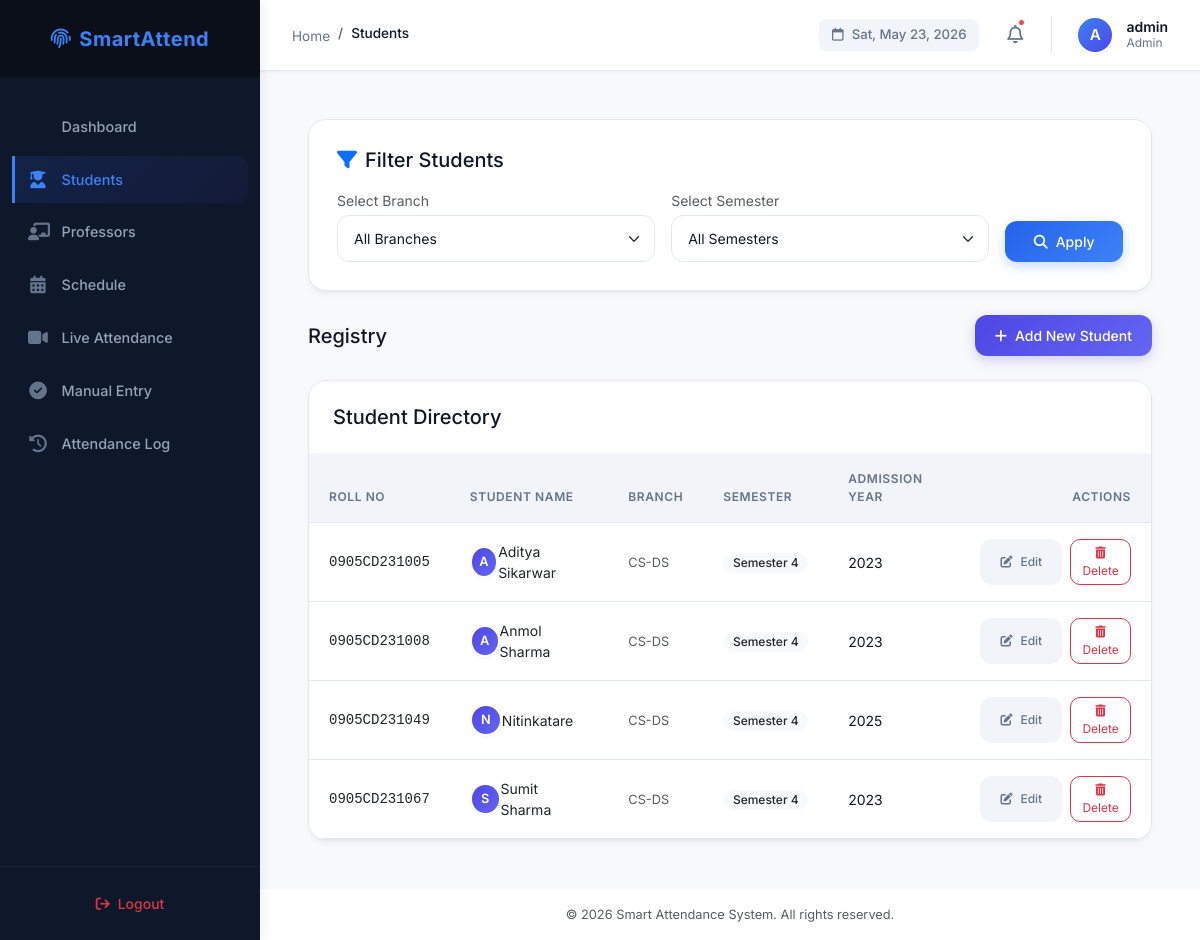
The page /students (signed in) on the database as committed earlier.
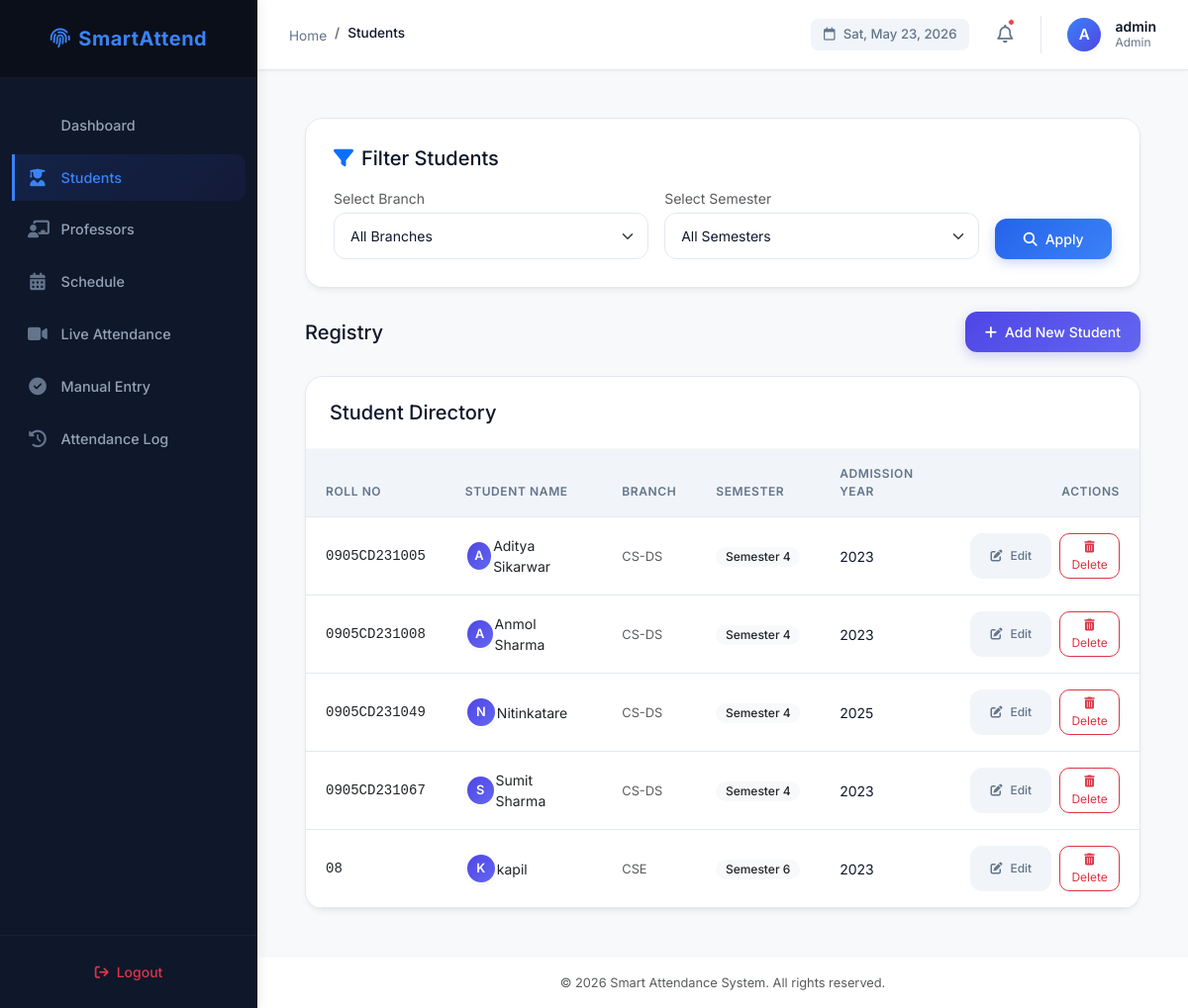
The same page on the database as committed later.
### tables this page shows
CREATE TABLE students (
        roll_no TEXT PRIMARY KEY,
        name TEXT NOT NULL,
        branch TEXT,
        semester INTEGER,
        admission_year INTEGER,
        subject TEXT,
        face_encoding BLOB
    , gender TEXT, age INTEGER);

### app/students/routes.py (the view)
@students_bp.route('/students')
@login_required
@role_required(roles=['admin'])
def view_students():
    conn = db_connect()
    filter_branch = request.args.get('branch')
    filter_semester = request.args.get('semester')
    students_query = "SELECT roll_no, name, branch, semester, admission_year FROM students WHERE 1=1"
    student_query_params = []
    if filter_branch and filter_branch != 'all':
        students_query += " AND branch = ?"
        student_query_params.append(filter_branch)
    if filter_semester and filter_semester != 'all':
        students_query += " AND semester = ?"
        student_query_params.append(filter_semester)
    students_query += " ORDER BY name"
    students_list = conn.execute(students_query, student_query_params).fetchall()
    available_branches = get_distinct_from_db('branch', 'students')
    available_semesters = get_distinct_from_db('semester', 'students')
    conn.close()
    return render_template('students/students.html',
                           students=students_list,
                           available_branches=available_branches,
                           available_semesters=available_semesters,
                           selected_branch=filter_branch,
                           selected_semester=filter_semester)

### app/auth/routes.py (called while the page is built, shortened)
def login_required(f):
    @wraps(f)
    def decorated_function(*args, **kwargs):
        if 'logged_in' not in session or not session['logged_in']:
            flash('Please log in to access this page.', 'warning')
            return redirect(url_for('auth.login'))
        return f(*args, **kwargs)
    return decorated_function

def role_required(roles):
    def decorator(f):
        @wraps(f)
        def decorated_function(*args, **kwargs):
            if 'logged_in' not in session or not session['logged_in']:
                flash('Please log in to access this page.', 'warning')
                return redirect(url_for('auth.login'))
            return f(*args, **kwargs)
        return decorated_function
    return decorator

### app/extensions.py (called while the page is built)
def db_connect():
    conn = sqlite3.connect(config.DB_FILE, timeout=10)
    conn.row_factory = sqlite3.Row
    return conn

def close_connection(exception):
    db = getattr(g, '_database', None)
    if db is not None:
        db.close()

### app/templates/students/students.html (shortened to what the changed rows need)
{% extends "layout.html" %}
{% block content %}
<div class="container-fluid px-0">
    <div class="saas-card p-0 overflow-hidden">
        <div class="table-responsive">
            {% if students %}
            <table class="table saas-table table-hover align-middle">
                <thead>
                    <tr>
                        <th>Roll No</th>
                        <th>Student Name</th>
                        <th>Branch</th>
                        <th>Semester</th>
                        <th>Admission Year</th>
                        <th class="text-end">Actions</th>
                    </tr>
                </thead>
                <tbody>
                    {% for student in students %}
                    <tr>
                        <td class="font-monospace text-dark font-weight-semibold">{{ student.roll_no }}</td>
                        <td>
                            <div class="d-flex align-items-center gap-2.5">
                                <div class="profile-avatar" style="width: 32px; height: 32px; font-size: 0.8rem; background: linear-gradient(135deg, #4f46e5, #6366f1);">
                                    {{ student.name[0]|upper if student.name else 'S' }}
                                </div>
                                <span class="font-weight-bold text-dark">{{ student.name }}</span>
                            </div>
                        </td>
                        <td><span class="text-uppercase font-weight-semibold text-muted" style="font-size: 0.8rem;">{{ student.branch }}</span></td>
                        <td><span class="badge bg-light text-dark badge-pill">Semester {{ student.semester }}</span></td>
                        <td>{{ student.admission_year }}</td>
                        <td class="text-end">
                            <div class="d-inline-flex gap-2">
                                <a href="{{ url_for('students.edit_student', roll_no=student.roll_no) }}" class="btn btn-saas btn-saas-secondary btn-sm py-1 px-2.5" style="font-size: 0.75rem;">
                                    <i class="fas fa-pen-to-square"></i> Edit
                                </a>
                                <form action="{{ url_for('students.delete_student', roll_no=student.roll_no) }}" method="POST" onsubmit="return confirm('Are you sure you want to delete student {{ student.name }} ({{ student.roll_no }})? This will also delete their face encoding and attendance records!');" class="m-0">
                                    <button type="submit" class="btn btn-outline-danger btn-sm py-1 px-2.5" style="font-size: 0.75rem; border-radius: 10px;">
                                        <i class="fas fa-trash-can"></i> Delete
                                    </button>
                                </form>
                            </div>
                        </td>
                    </tr>
                    {% endfor %}
                </tbody>
            </table>
            {% endif %}
        </div>
    </div>
</div>
{% endblock %}

Rows that differ between the two databases and show on the page:
added students: roll_no "08", name "K", name "kapil", branch "CSE", semester "6", admission_year "2023"
